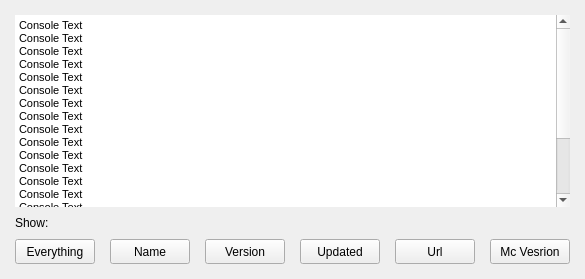
      <widget class="QWidget" name="console_page">
       <layout class="QVBoxLayout" name="verticalLayout_5">
        <property name="spacing">
         <number>15</number>
        </property>
        <property name="leftMargin">
         <number>0</number>
        </property>
        <property name="topMargin">
         <number>0</number>
        </property>
        <property name="rightMargin">
         <number>0</number>
        </property>
        <property name="bottomMargin">
         <number>0</number>
        </property>
        <item>
         <widget class="QWidget" name="console_widget" native="true">
          <layout class="QVBoxLayout" name="verticalLayout_9">
           <property name="spacing">
            <number>9</number>
           </property>
           <property name="leftMargin">
            <number>15</number>
           </property>
           <property name="topMargin">
            <number>15</number>
           </property>
           <property name="rightMargin">
            <number>15</number>
           </property>
           <property name="bottomMargin">
            <number>15</number>
           </property>
           <item>
            <widget class="QPlainTextEdit" name="plainTextEdit">
             <property name="font">
              <font>
               <family>Arial</family>
               <pointsize>8</pointsize>
               <weight>50</weight>
               <italic>false</italic>
               <bold>false</bold>
              </font>
             </property>
             <property name="frameShape">
              <enum>QFrame::NoFrame</enum>
             </property>
             <property name="frameShadow">
              <enum>QFrame::Plain</enum>
             </property>
             <property name="readOnly">
              <bool>true</bool>
             </property>
             <property name="plainText">
              <string>Console Text
Console Text
Console Text
Console Text
Console Text
Console Text
Console Text
Console Text
Console Text
Console Text
Console Text
Console Text
Console Text
Console Text
Console Text
Console Text
Console Text
Console Text
Console Text
Console Text
</string>
             </property>
            </widget>
           </item>
           <item>
            <widget class="QLabel" name="label">
             <property name="text">
              <string>Show:</string>
             </property>
            </widget>
           </item>
           <item>
            <widget class="QWidget" name="console_buttons_widget" native="true">
             <property name="minimumSize">
              <size>
               <width>0</width>
               <height>25</height>
              </size>
             </property>
             <layout class="QHBoxLayout" name="horizontalLayout_3">
              <property name="spacing">
               <number>15</number>
              </property>
              <property name="leftMargin">
               <number>0</number>
              </property>
              <property name="topMargin">
               <number>0</number>
              </property>
              <property name="rightMargin">
               <number>0</number>
              </property>
              <property name="bottomMargin">
               <number>0</number>
              </property>
              <item>
               <widget class="QPushButton" name="console_button_2">
                <property name="sizePolicy">
                 <sizepolicy hsizetype="Preferred" vsizetype="Preferred">
                  <horstretch>0</horstretch>
                  <verstretch>0</verstretch>
                 </sizepolicy>
                </property>
                <property name="text">
                 <string>Everything</string>
                </property>
               </widget>
              </item>
              <item>
               <widget class="QPushButton" name="console_button_1">
                <property name="sizePolicy">
                 <sizepolicy hsizetype="Preferred" vsizetype="Preferred">
                  <horstretch>0</horstretch>
                  <verstretch>0</verstretch>
                 </sizepolicy>
                </property>
                <property name="text">
                 <string>Name</string>
                </property>
               </widget>
              </item>
              <item>
               <widget class="QPushButton" name="console_button_6">
                <property name="sizePolicy">
                 <sizepolicy hsizetype="Preferred" vsizetype="Preferred">
                  <horstretch>0</horstretch>
                  <verstretch>0</verstretch>
                 </sizepolicy>
                </property>
                <property name="text">
                 <string>Version</string>
                </property>
               </widget>
              </item>
              <item>
               <widget class="QPushButton" name="console_button_5">
                <property name="sizePolicy">
                 <sizepolicy hsizetype="Preferred" vsizetype="Preferred">
                  <horstretch>0</horstretch>
                  <verstretch>0</verstretch>
                 </sizepolicy>
                </property>
                <property name="text">
                 <string>Updated</string>
                </property>
               </widget>
              </item>
              <item>
               <widget class="QPushButton" name="console_button_4">
                <property name="sizePolicy">
                 <sizepolicy hsizetype="Preferred" vsizetype="Preferred">
                  <horstretch>0</horstretch>
                  <verstretch>0</verstretch>
                 </sizepolicy>
                </property>
                <property name="text">
                 <string>Url</string>
                </property>
               </widget>
              </item>
              <item>
               <widget class="QPushButton" name="console_button_3">
                <property name="sizePolicy">
                 <sizepolicy hsizetype="Preferred" vsizetype="Preferred">
                  <horstretch>0</horstretch>
                  <verstretch>0</verstretch>
                 </sizepolicy>
                </property>
                <property name="text">
                 <string>Mc Vesrion</string>
                </property>
               </widget>
              </item>
             </layout>
            </widget>
           </item>
          </layout>
         </widget>
        </item>
       </layout>
      </widget>
